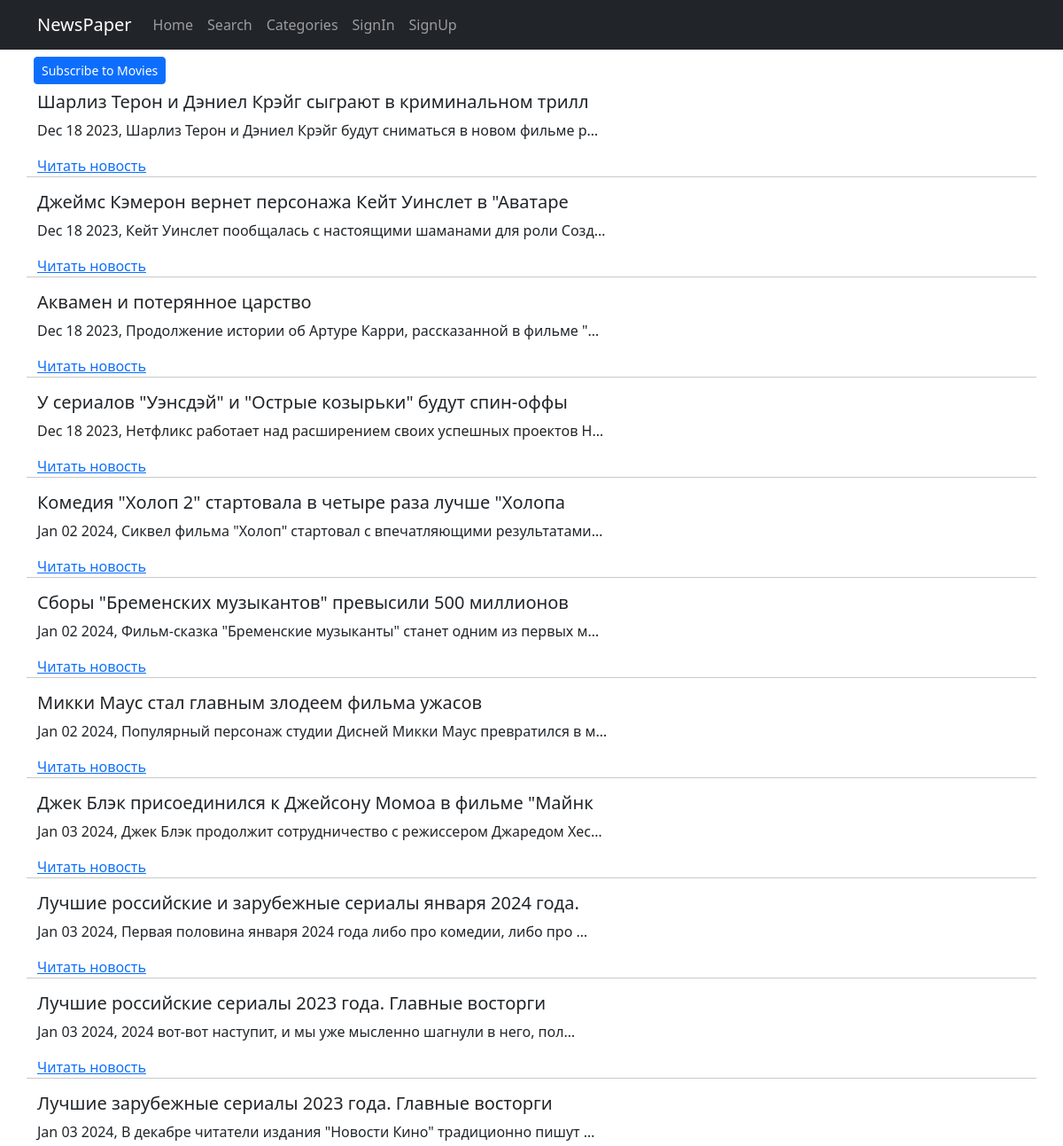
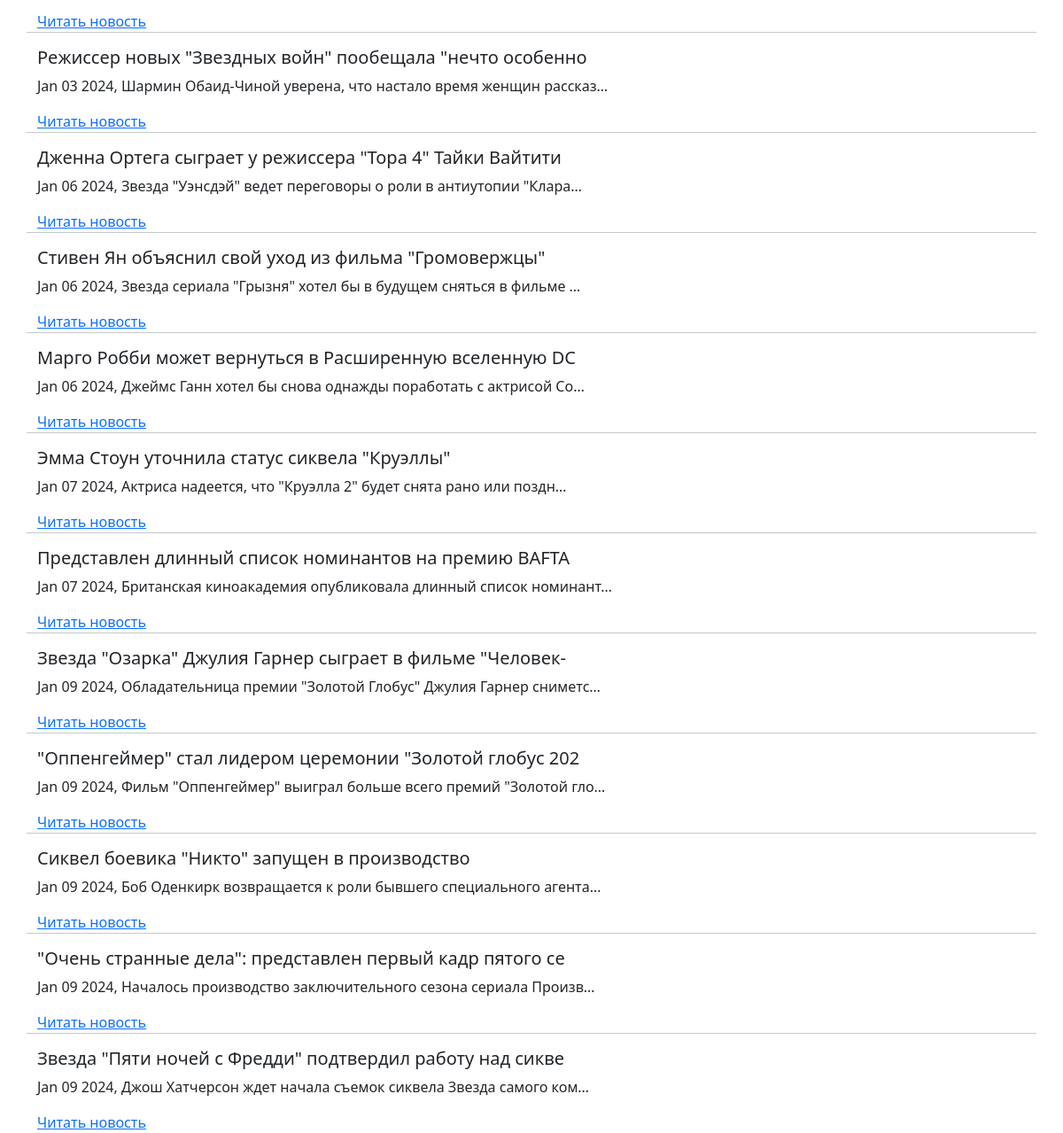
/news/categories/5/, run on the app's committed database (2 pictures, top to bottom).
### news/models.py (models this page shows, shortened)
class Category(models.Model):
    title = models.CharField(max_length=56, unique=True)
    posts = models.ManyToManyField('Post', through='PostCategory')
    subscribers = models.ManyToManyField(User, through='UserCategory',
                                         related_name='categories')
    def get_posts(self):
        return Category.objects.get(pk=f'{self.pk}').posts.all()
    def get_subs(self):
        return Category.objects.get(pk=f'{self.pk}').subscribers.all()

class Post(models.Model, Grade):
    note = models.CharField(max_length=2, choices=NOTES, default=news)
    time_to_create = models.DateTimeField(auto_now_add=True)
    time_to_update = models.DateTimeField(auto_now=True)
    header = models.CharField(max_length=56)
    text = models.TextField()
    rating = models.IntegerField(default=0)
    author = models.ForeignKey('Author', on_delete=models.CASCADE)
    categories = models.ManyToManyField('Category', through='PostCategory')

### news/views.py (the view)
# urls.py: path('categories/<int:pk>/', NewsCategoryView.as_view(),
class NewsCategoryView(BecameAuthor, DetailView):
    model = Category
    template_name = 'news/category.html'
    context_object_name = 'category'

### news/templatetags/censor_filters.py (called while the page is built)
@register.filter()
def censor_filter(cens_str: str) -> str:
    try:
        if not isinstance(cens_str, str):
            raise ValueError
        cens_str_low = cens_str.lower()
        for word in censor_tuple:
            if word in cens_str_low:
                word_v = f"{word[0]}{'*'*(len(word)-1)}"
                for _ in range(cens_str_low.count(word)):
                    word_i = cens_str_low.index(word)
                    word_cens_str = cens_str[word_i:(word_i+len(word))]
                    cens_str = cens_str.replace(word_cens_str, word_v)
                    cens_str_low = cens_str.lower()
    except ValueError:
        print('Censor filter is used with str obj!')
    return cens_str

### news/views.py (called while the page is built)
    def get_context_data(self, **kwargs):
        context = super().get_context_data(**kwargs)
        context['is_not_authors'] = not self.request.user.groups.filter(
            name='authors').exists()
        context['is_authors'] = self.request.user.groups.filter(
            name='authors').exists()
        return context

### templates/news/category.html (shortened to what this page needs)
{% extends 'flatpages/default.html' %}
{% load static %}
{% load censor_filters %}
{% block content %}
  {% if request.user in category.get_subs %}
  <div style="padding: .5rem">
    <a type="button" class="btn btn-sm btn-danger" href="{% url 'sub' category.pk %}">
      Unsubscribe from {{ category.title }}
    </a>
  </div>
  {% else %}
  <div style="padding: .5rem">
    <a type="button" class="btn btn-sm btn-primary" href="{% url 'sub' category.pk %}">
      Subscribe to {{ category.title }}
    </a>
  </div>
  {% endif %}
  {% for p in category.get_posts %}
    <h5>{{ p.header|censor_filter }}</h5>
    <p>{{ p.time_to_update|date:'M d Y' }}, {{ p.text|truncatechars:61|censor_filter }}</p>
    <a href="{% url 'news_detail' p.id %}">Читать новость</a>
    {% if not forloop.last %}
      <hr>
    {% endif %}
  {% empty %}
    <h2 style="text-align: center; margin-top: 20px">No news here</h2>
  {% endfor %}
{% endblock content %}

### data on the page
Category: title "Movies"
Post: header|censor_filter "Шарлиз Терон и Дэниел Крэйг сыграют в криминальном трилл", time_to_update "Dec 18 2023", text|censor_filter "Шарлиз Терон и Дэниел Крэйг будут сниматься в новом фильме р…"
Post: header|censor_filter "Джеймс Кэмерон вернет персонажа Кейт Уинслет в \"Аватаре", time_to_update "Dec 18 2023", text|censor_filter "Кейт Уинслет пообщалась с настоящими шаманами для роли Созд…"
Post: header|censor_filter "Аквамен и потерянное царство", time_to_update "Dec 18 2023", text|censor_filter "Продолжение истории об Артуре Карри, рассказанной в фильме \"…"
Post: header|censor_filter "У сериалов \"Уэнсдэй\" и \"Острые козырьки\" будут спин-оффы", time_to_update "Dec 18 2023", text|censor_filter "Нетфликс работает над расширением своих успешных проектов Н…"
Post: header|censor_filter "Комедия \"Холоп 2\" стартовала в четыре раза лучше \"Холопа", time_to_update "Jan 02 2024", text|censor_filter "Сиквел фильма \"Холоп\" стартовал с впечатляющими результатами…"
Post: header|censor_filter "Сборы \"Бременских музыкантов\" превысили 500 миллионов", time_to_update "Jan 02 2024", text|censor_filter "Фильм-сказка \"Бременские музыканты\" станет одним из первых м…"
Post: header|censor_filter "Микки Маус стал главным злодеем фильма ужасов", time_to_update "Jan 02 2024", text|censor_filter "Популярный персонаж студии Дисней Микки Маус превратился в м…"
Post: header|censor_filter "Джек Блэк присоединился к Джейсону Момоа в фильме \"Майнк", time_to_update "Jan 03 2024", text|censor_filter "Джек Блэк продолжит сотрудничество с режиссером Джаредом Хес…"
Post: header|censor_filter "Лучшие российские и зарубежные сериалы января 2024 года.", time_to_update "Jan 03 2024", text|censor_filter "Первая половина января 2024 года либо про комедии, либо про …"
Post: header|censor_filter "Лучшие российские сериалы 2023 года. Главные восторги", time_to_update "Jan 03 2024", text|censor_filter "2024 вот-вот наступит, и мы уже мысленно шагнули в него, пол…"
Post: header|censor_filter "Лучшие зарубежные сериалы 2023 года. Главные восторги", time_to_update "Jan 03 2024", text|censor_filter "В декабре читатели издания \"Новости Кино\" традиционно пишут …"
Post: header|censor_filter "Режиссер новых \"Звездных войн\" пообещала \"нечто особенно", time_to_update "Jan 03 2024", text|censor_filter "Шармин Обаид-Чиной уверена, что настало время женщин рассказ…"
Post: header|censor_filter "Дженна Ортега сыграет у режиссера \"Тора 4\" Тайки Вайтити", time_to_update "Jan 06 2024", text|censor_filter "Звезда \"Уэнсдэй\" ведет переговоры о роли в антиутопии \"Клара…"
Post: header|censor_filter "Стивен Ян объяснил свой уход из фильма \"Громовержцы\"", time_to_update "Jan 06 2024", text|censor_filter "Звезда сериала \"Грызня\" хотел бы в будущем сняться в фильме …"
Post: header|censor_filter "Марго Робби может вернуться в Расширенную вселенную DС", time_to_update "Jan 06 2024", text|censor_filter "Джеймс Ганн хотел бы снова однажды поработать с актрисой Со…"
Post: header|censor_filter "Эмма Стоун уточнила статус сиквела \"Круэллы\"", time_to_update "Jan 07 2024", text|censor_filter "Актриса надеется, что \"Круэлла 2\" будет снята рано или поздн…"
Post: header|censor_filter "Представлен длинный список номинантов на премию BAFTA", time_to_update "Jan 07 2024", text|censor_filter "Британская киноакадемия опубликовала длинный список номинант…"
Post: header|censor_filter "Звезда \"Озарка\" Джулия Гарнер сыграет в фильме \"Человек-", time_to_update "Jan 09 2024", text|censor_filter "Обладательница премии \"Золотой Глобус\" Джулия Гарнер сниметс…"
Post: header|censor_filter "\"Оппенгеймер\" стал лидером церемонии \"Золотой глобус 202", time_to_update "Jan 09 2024", text|censor_filter "Фильм \"Оппенгеймер\" выиграл больше всего премий \"Золотой гло…"
Post: header|censor_filter "Сиквел боевика \"Никто\" запущен в производство", time_to_update "Jan 09 2024", text|censor_filter "Боб Оденкирк возвращается к роли бывшего специального агента…"
Post: header|censor_filter "\"Очень странные дела\": представлен первый кадр пятого се", time_to_update "Jan 09 2024", text|censor_filter "Началось производство заключительного сезона сериала Произв…"
Post: header|censor_filter "Звезда \"Пяти ночей с Фредди\" подтвердил работу над сикве", time_to_update "Jan 09 2024", text|censor_filter "Джош Хатчерсон ждет начала съемок сиквела Звезда самого ком…"
